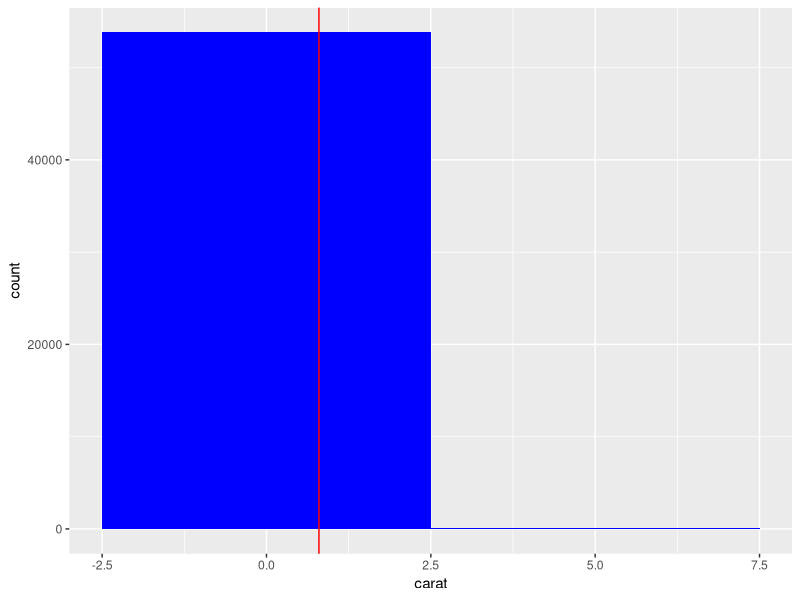
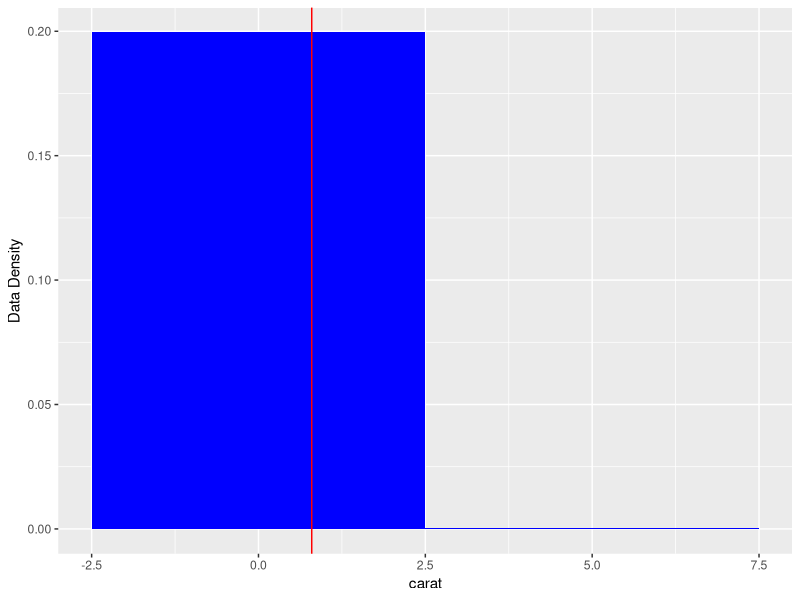
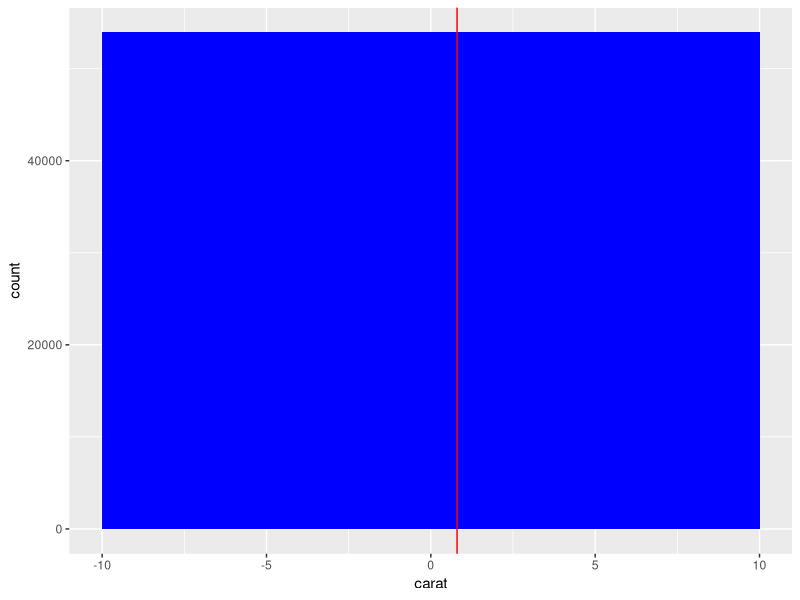
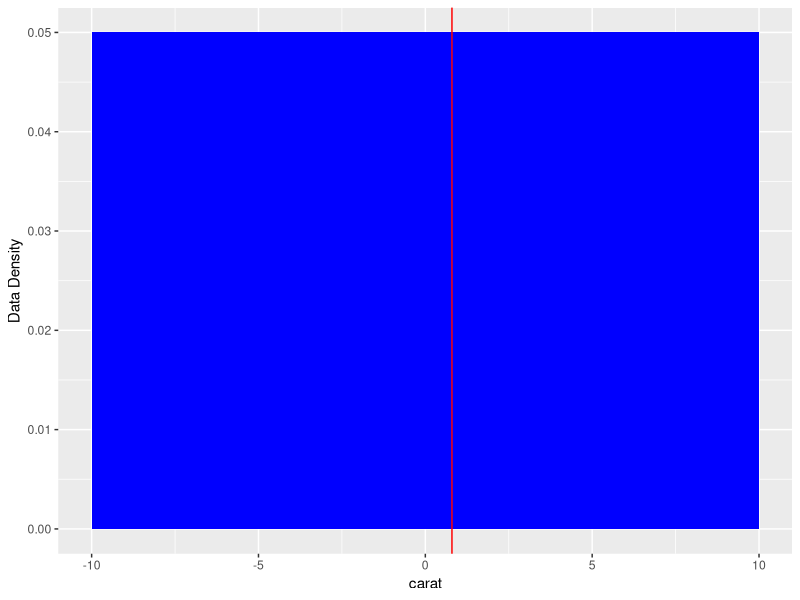
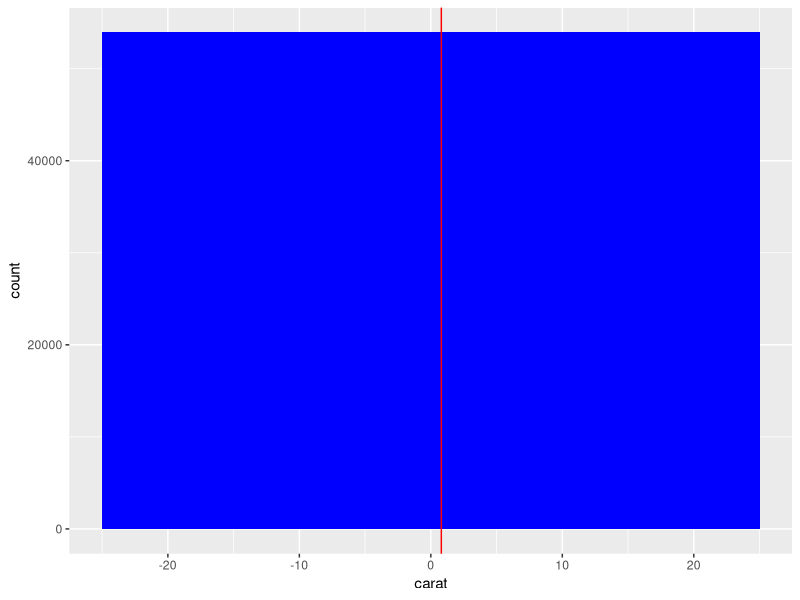
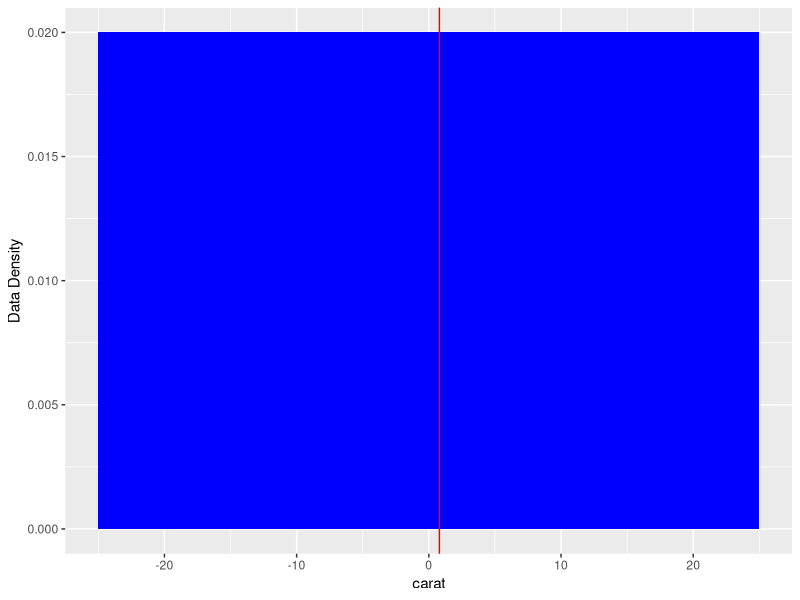
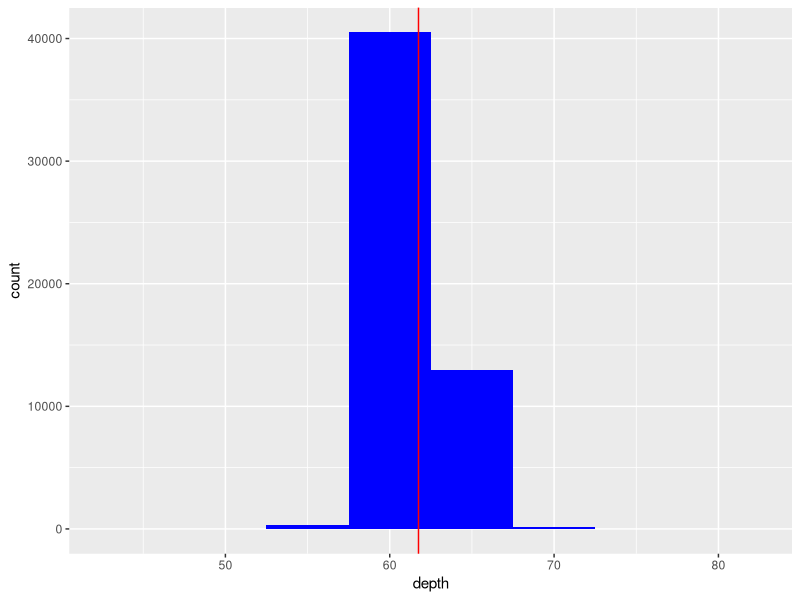
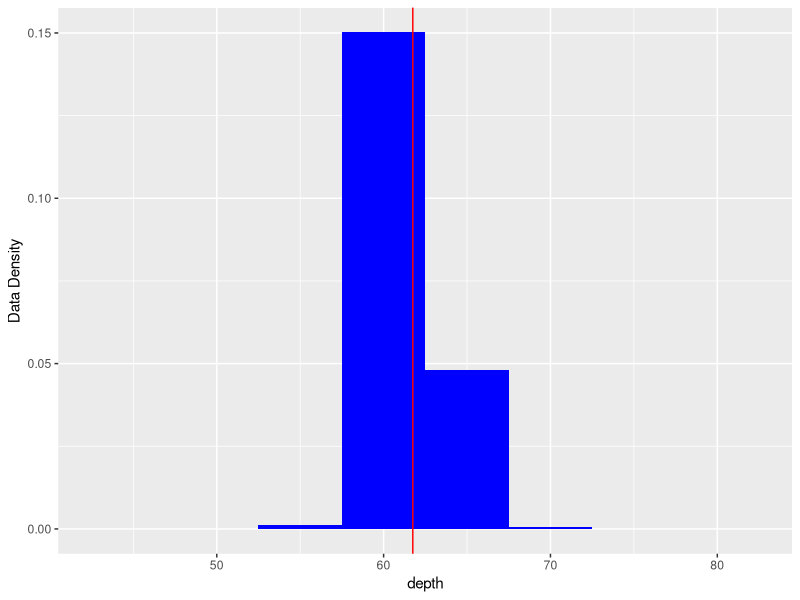

These charts were generated, in order, by the following R code: (Note: this script raises an error after producing the figures.)
#Write a function named explore that takes data frame, bin sizes,correlel
explore <- function(dataframe,vector,correl){ 
  library(ggplot2) #loads ggplot2 package
  
#creating different dataframes for each df column
  df_fact <- dataframe[which(lapply(dataframe, is.factor) == TRUE)] #returns TRUE or FALSE depending on whether its argument is of type factor or not; for factor column
  df_logic <- dataframe[which(lapply(dataframe, is.logical) == TRUE)] #for logical column
  df_fact_logic<-cbind(df_fact, df_logic) #binding factor and logical columns
  #want to combine the variables within same class so create a new df frame with above columns
  df_numeric <- dataframe[which(lapply(dataframe, is.numeric) == TRUE)] #for numeric columns
  
#1: Plot a pair of blue histograms with a vertical red line at the mean for every numerical variable at each bin size
#one using counts, second using density
  
  if(length(df_numeric)!=0){ #if there is a numeric column (df_numeric) in dataframe (not zero)
    for(i in 1:length(df_numeric)){ #loop through the df_numeric and get length of vector
      for(j in vector){ #loop bin size vector
        counts<-ggplot(df_numeric, aes(x=df_numeric[[i]]), environment=environment()) 
        #set variable 'counts' to ggplot of df_numeric and x values in ith column
        counts<-counts+geom_histogram(fill='blue', binwidth=j)+ #adds blue histogram layer and loops through binwidths for each variable
                geom_vline(xintercept=colMeans(df_numeric[i]), colour='red')+ #adds vertical red line at the mean for every numerical variable at each bin size specified
                labs(x=names(df_numeric[i])) #label the x-axis as the name of the ith column of df_numeric, and the main title as the jth binwidth
        print(counts) #prints counts graph
        
        #density part:
        dens<-counts + aes(y=..density..) #set dens as density of counts with y-var as density
        dens<-dens + labs(y="Data Density") #set y title as Data Density
        print(dens) #prints density graph
      } #close the binwidth loop 
    } #close dataframe loop 
  } #all plots plotted
  
#2: Plot a gray bar graph for every categorical and binary variable  
    
  if(length(df_fact_logic)!=0){ #if there is more than 0 factor/logical columns in the df
    for(k in 1:length(df_fact_logic)){ #for the 
      barplot<-ggplot(df_fact_logic, aes(x=df_fact_logic[[k]]), 
                      environment=environment()) #plots ggplot bar graph of every categorical and binary variable
      print(barplot) #prints the bar graph
    } #closes for loop
  } #closes if 
  else{
    barplot <- NA #barplot is not applicable
    print("Cannot plot bar graph") #else-if loop to print an error message
  } #closes else loop
  
  
#3: Calculate the R-square value for every pair of numerical variables
#Will be done within #4 because the r-sq will have to be added into data frame anyway
#so calculation is within R list
  
#4: Return the following in an R list
#a. A frequency table for every categorical and binary variable
#b. Numerical variables: summary statistics, data frame of each pair and r-sq/corrcoef
  
  #Part 4a: frequency table for every categorical and binary variable
  if(length(df_fact_logic)!=0){ #if at least one column exists (more than 0)
    freq_table<-table(df_fact_logic) #then create freq_table to take frequency table of df_fact_logic
  } 
  else{ #otherwise
    freq_table <- NA #the frequency table is assigned as NA
    print("Cannot return frequency table") #print error message
  }
  
  if(length(df_numeric)!=0){
    correl_num <- cor(df_numeric, method="Pearson") #set correl_num as the Pearson CorrCoeff of dataframe df_numeric
    
    #dataframes
    new_df <- data.frame(cbind(pair, num)) #set new_df as dataframe of pairs and nums
    names(new_df)[1] <- "Pair" #set column title as "Pair"
    names(new_df)[2] <- "Num"#set column title as "Num"
    pair <- rep("names", 21) #set pair to hold 21 "names"
    num <- rep(0.0, 21) #set num to hold 21 0.0's
    
    #Set thresholds with null values
    threshold <- correl #set threshold as correlation value
    corr_list <- NULL
    corr_names <- NULL
    r_sq <- NULL 
    rsq_comb <- NULL
    #defines above variables with empty values
    
    length <- length(correl_num[1,]) #length of one dimension matrices
    
    for (i in (1:(length-1))) { #for loop of correl coeff matrix minus last value
      for (j in ((i+1):length)) { #for loop of correl coeff matrix minus first value 
        
        #Form the name pair and add to the named pair vector
        comb <- paste(names(correl_num[,1])[[i]],names(correl_num[1,])[[j]],sep="-") 
        #sets comb as the nums of ith row first column and first row jth column. Seperated by "-"
        
        #Pairs every combination without repeat pairs
        rsq_comb <- c(rsq_comb, comb) #sets rsq_comb as a list of pair names
        
        
#3 snippet: Calculate the R-square value for every pair of numerical variables
        
        r_sq <- c(r_sq, correl_num[i,j]^2) #adds r_sq to num vector
        #sets r_sq as r-sq value of all pairs with no repeats

        #End of #3
        
        #if correl > threshold, add names and list to vectors
        if (correl_num[i,j] > threshold) { #if threshold less than correlation coefficient
          corr_names <- c(corr_names, comb) #then add pairs to corr_names
          corr_list <- c(corr_list, correl_num[i,j]) #then add corr coeff to corr_list
        } #closes if loop
      } #closes for loop
    } #closes for loop
    
    #create the dataframes and label the columns from part 4b
    #sets corr_df as dataframe for correlation coefficients
    corr_df <- data.frame(cbind(corr_names, corr_list)) #sets corr_df as names of the pairs, correl coeff that exceed threshold
    names(corr_df)[1] <- "Pair" #sets column title as "Pair"
    names(corr_df)[2] <- "Num" #sets column title as "Num"
    
    #sets rsq_df as dataframe for r-square values
    rsq_df <- data.frame(cbind(rsq_comb, r_sq)) #create the dataframe rsq_df as the names of the combinations of variables and thier correlesponding r-square values
    names(rsq_df)[1] <- "Pair" #sets column title as "Pair"
    names(rsq_df)[2] <- "Num" #sets column title as "Num"
    
    #sets sum as the dataframe for summary statistics
    sum<-summary(df_numeric) #sets sum as summary statistics
    grid<-list(freq_table, sum, rsq_df, corr_df) #sets grid as freq_table, sum, rsq_df, and corr_df
    return(grid) #return grid list
  } 
  else{ #else
    corr_df <- NA
    rsq_df <- NA
    sum <- NA
    print("Cannot return dataframes") #prints error message
  }
}

#5: Test your function using diamonds data frame expanded to include a logical column
#Test function using mtcars data

library(ggplot2) #loads ggplot2 package

data(diamonds) #loads diamonds data
str(diamonds)
explore(diamonds, c(5, 20, 50), .25)

data(mtcars) #loads mtcars data
str(mtcars)
explore(mtcars, c(5, 20, 50), .25) 
